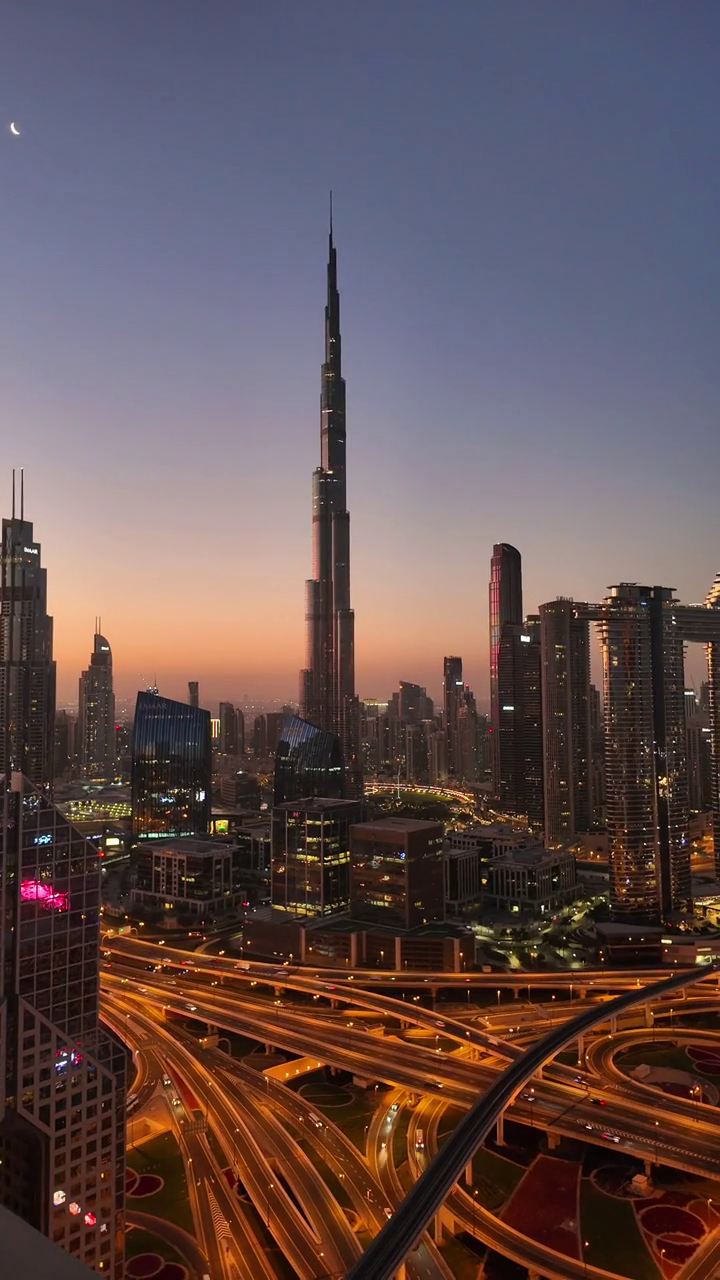
#> input picture images_test/city/frame_000032_sharp690.8.png, 720 x 1280 px, given as the content of the folder data/moose, which was not available
$ python run.py
#> lines starting #> are read from the running program, lines starting #| are printed output that depends on the picture; pictures that were not available may be replaced by others from this repository, and a replacement may not be noted
### dev/sfm-master/sfm/cv.py
import matplotlib.pyplot as plt
import cv2
import numpy as np
from numba import njit

@njit
def to_homogen(p):
    return np.hstack(( p, np.ones((p.shape[0], 1)) ))

# [4 lines left out: function from_homogen, not called in this run]

def read_image(filename, scale):
    # load images
#> called with filename = 'data/moose/frame_000032_sharp690.8.png', scale = 100
    im = cv2.imread(filename)
#> im is the input picture: shape (1280, 720, 3); mean B, G, R 83.7, 82, 100.2

    width = int(im.shape[1] * scale / 100)
#> width = 720
    height = int(im.shape[0] * scale / 100)
#> height = 1280
    dim = (width, height)
#> dim = (720, 1280)

    # resize image
    im = cv2.resize(im, dim, interpolation = cv2.INTER_AREA)

    # Convert to grayscale for contrast enhancement
    if len(im.shape) == 3:
        gray = cv2.cvtColor(im, cv2.COLOR_BGR2GRAY)
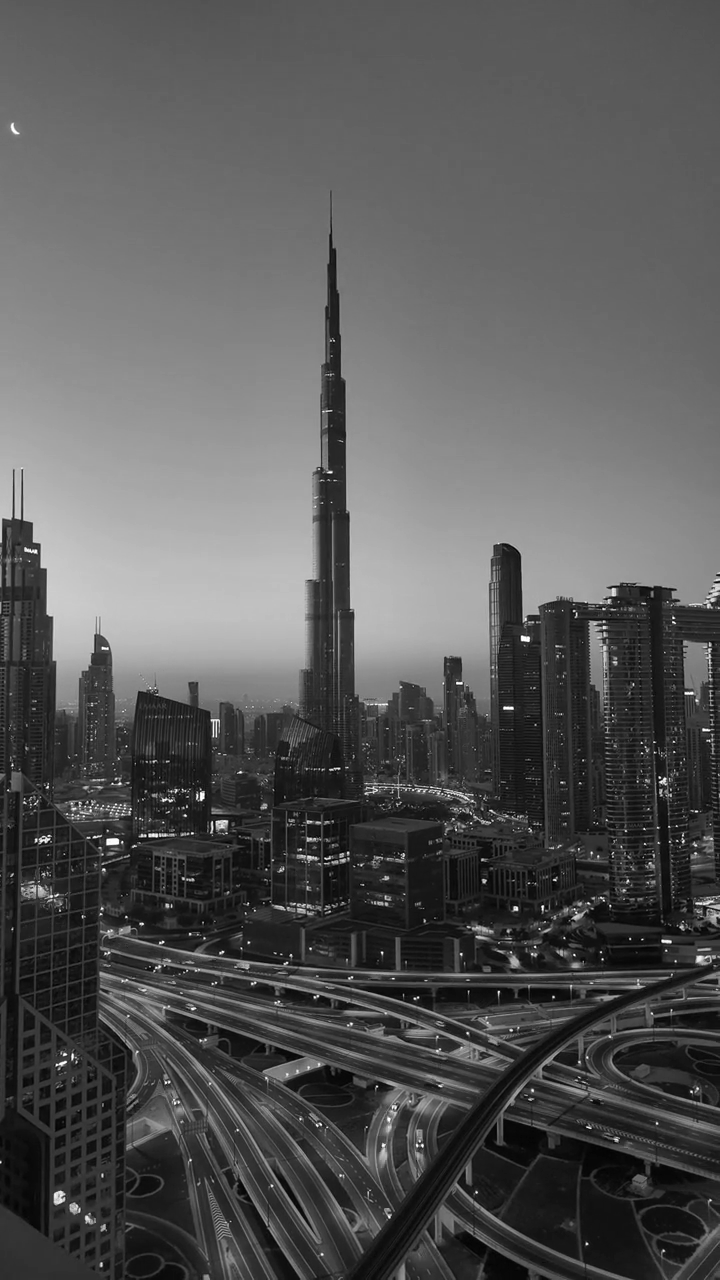
#> gray: shape (1280, 720); min 0, max 255, mean 87.6
    else:
        gray = im

    # Apply CLAHE (Contrast Limited Adaptive Histogram Equalization)
    clahe = cv2.createCLAHE(clipLimit=2.0, tileGridSize=(8, 8))
    enhanced = clahe.apply(gray)
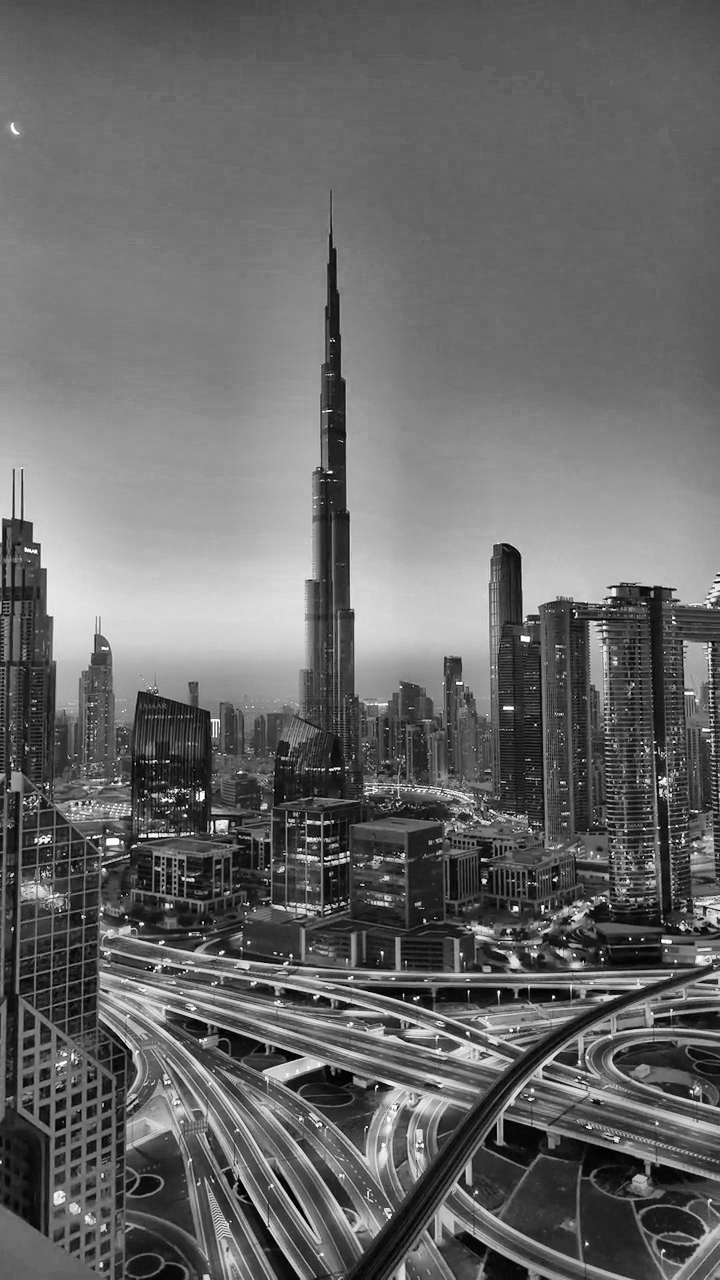
#> enhanced: shape (1280, 720); min 1, max 255, mean 104.8

    # Convert back to BGR if input was color
    if len(im.shape) == 3:
        im = cv2.cvtColor(enhanced, cv2.COLOR_GRAY2BGR)
    else:
        im = enhanced

    return im

# [38 lines left out: functions h, residuals, plotMatches, not called in this run]

### dev/sfm-master/sfm/sfm.py
import numpy as np
import cv2
from numba.typed import List
import open3d as o3d

from .jacobian import jac
from .manifold import SO3_from_vec
from .optimize import levenberg_marquardt
from .cv import residuals

class StructureFromMotion():
    def __init__(self, K, feat="sift"):
        # setup feature matching
        self.feat_type = feat
        if feat == "sift":
            self.feat = cv2.SIFT_create(nfeatures=1000000)
            # Use both matchers to enforce unique matching
            self.flann_matcher = cv2.FlannBasedMatcher()
            self.bf_matcher = cv2.BFMatcher(crossCheck=True)
        elif feat == "orb":
            self.feat = cv2.ORB_create(nfeatures=10000)
            self.bf_matcher = cv2.BFMatcher(cv2.NORM_HAMMING, crossCheck=True)

        # landmark index, camera index, kp, pixel values, des
        feat_size = 128 if self.feat_type == "sift" else 32
        self.measurements = np.zeros((0,1+1+2+3+feat_size), dtype='float32')
        self.landmarks_new = np.zeros((0,1+1+2+3+feat_size), dtype='float32')
        self.num_cam = 0
        self.im = []


        # These transform world coordinates to camera coordinates.
        # To plot, we plot the inverse of this
        self.Ts = np.zeros((0,4,4))
        self.K = K
        self.Ps = np.zeros((0,3))

        # For visualization
        self.vis = None
        self.pc = None
        self.frames = []

    # [23 lines left out: functions num_lm, landmarks, not called in this run]

    def add_image(self, im):
        self.im.append(im)
        # First, we find keypoints
        kp, des = self.feat.detectAndCompute(im,None)
#> kp = 6544 keypoints; strongest (x, y, size): (659, 777, 1.9), (602, 959, 1.9), (499, 992, 2.2), (126, 917, 1.9)
        kp = np.array([k.pt for k in kp])
#> kp = 6544 pairs, first value 2.28 to 717.2, second value 235.7 to 1277.2

        # extract pixels values
        kp_int = np.round(kp).astype('int')
#> kp_int = 6544 pairs, first value 2 to 717, second value 236 to 1277
        pixels = im[kp_int[:,1], kp_int[:,0]]
        if pixels.dtype == 'uint8':
            pixels = pixels / np.max(pixels)

        landmarks_im = np.hstack([
                            np.full((kp.shape[0], 1), np.nan),
                            np.full((kp.shape[0], 1), self.num_cam),
                            kp,
                            pixels,
                            des
                        ]).astype('float32')

        if self.num_cam == 0:
            self.Ts = np.eye(4)[None,:,:]
            self.landmarks_new = landmarks_im
        else:
            # Next, we connect images together
            E, repeated_lm, new_lm = self._register_image(self.num_cam, landmarks_im)

            # # Get an estimate for this frame & new landmarks
            if repeated_lm is None:
                T, Ps = self._pose_from_E(E, *new_lm)
            else:
                T, Ps = self._pose_from_pts(repeated_lm, *new_lm)

            # Update everything
            self.Ts = np.append(self.Ts, T[None,:,:], 0)
            self.Ps = np.append(self.Ps, Ps, 0)
            assert self.Ps.shape[0] == self.num_lm

        self.num_cam += 1

    # [43 lines left out: function plot, not called in this run]

    @property
    def _zs(self):
        # Sort by camera
        args = np.lexsort((self.measurements[:,0], self.measurements[:,1]))
        mm_sorted = self.measurements[args,2:4]
        lm_sorted = self.measurements[args,0]
        cam_sorted = self.measurements[args,1]

        # Get where to split everything
        idx = np.where(np.roll(cam_sorted,1)!=cam_sorted)[0]
        idx = np.append(idx, lm_sorted.shape[0])

        # Organize measurements a bit better
        results = List((lm_sorted[idx[i]:idx[i+1]].astype('int'), mm_sorted[idx[i]:idx[i+1]]) for i in range(len(idx)-1))
        return results

    @property
    def pixels(self):
        # Get where to split everything
        lm = self.measurements[:,0]
        idx = np.where(np.roll(lm,1)!=lm)[0]
        idx = np.append(idx, lm.shape[0])

        # start averaging pixels :)
        pixels = np.array([np.mean(self.measurements[idx[i]:idx[i+1],4:7], axis=0)  for i in range(len(idx)-1)])
        # flip from bgr to rgb
        pixels[:,[0,2]] = pixels[:,[2,0]]
        return pixels

    def optimize(self, tol=1e-4, max_iters=50, verbose=10, line_start=""):
        self.K, self.Ts, self.Ps = levenberg_marquardt(
                                                residuals,
                                                self.K,
                                                self.Ts,
                                                self.Ps,
                                                self._zs,
                                                jac,
                                                max_iters=max_iters,
                                                lam=0.01,
                                                lam_multiplier=4,
                                                tol=tol,
                                                verbose=verbose,
                                                line_start=line_start
                                            )

    def save(self, filename):
        np.savez(filename, K=self.K, P=self.Ps, T=self.Ts, pixels=self.pixels, mm=self.measurements, unmatched=self.landmarks_new)

    # [292 lines left out: functions _add_measurements, _pose_from_E, _pose_from_pts, _match, _register_image, close_loop, not called in this run]


        # TODO: self.landmarks_new was NOT updated from all this!

        # TODO: This only connects existing landmarks, add to it to get all landmarks that hadn't been seen in either image before
        # In my experience there was very few of them
        # Make array with new landmarks
        # new_lm_matches = (landmarks_all[match_idx[new_lm,0]], landmarks_im[match_idx[new_lm,1]])
        # print("\t", np.sum(new_lm), "New landmarks")

        # # Delete landmarks from landmark new we just saw, and add in the ones that didn't match in image
        # not_seen_all = np.delete(landmarks_all, match_idx[:,0], axis=0) # remove matches
        # not_seen_all = not_seen_all[ np.isnan(not_seen_all[:,0]) ] # keep only kp that don't have landmarks
        # not_seen_im = np.delete(landmarks_im, match_idx[:,1], axis=0) # remove all matches from last image
        # self.landmarks_new = np.vstack((not_seen_all, not_seen_im))

### dev/sfm-master/run.py
from sfm.sfm import StructureFromMotion
import numpy as np
import argparse
import os
from sfm.cv import read_image

np.set_printoptions(suppress=True, precision=3) #, edgeitems=30, linewidth=100000)

def run(scale, plot, in_files, outfile, num_images, feat, close_loop, step, init_images):
    # Make sure we have somewhere to save it
    path = os.path.split(outfile)[0]
    if path != "":
        os.makedirs(path, exist_ok=True)

    # Initialize K
    # GoPro basique, ~70° FOV horizontal, images 720x600 croppées
    K_init = np.array([[770.,      0.,     360., 0],
             [  0.,       750.,    300., 0],
             [  0.,        0.,        1., 0    ]])
    K_init[:2] *= scale/100

    # Get all file locations
    valid_imgs = [".jpg", ".png"]
    images = [os.path.join(in_files, f) for f in sorted(os.listdir(in_files)) if os.path.splitext(f)[1].lower() in valid_imgs]

    # Sub-sample images if step > 1
    if step > 1:
        images = images[::step]
        print(f"Using every {step} images: {len(images)} images total")

    # The big dog
    sfm = StructureFromMotion(K_init, feat)

    # Iterate through, lightly optimizing as we add each image
    for i, file in enumerate(images[:num_images]):
        # Add image to sfm
        print(f"Adding image {file}")
        im1 = read_image(file, scale)
        sfm.add_image(im1)

        # Optimize & plot (only after init_images have been added)
        if sfm.num_cam >= init_images:
            print(f"\t Optimizing cam {i} results...")
            sfm.optimize(tol=1, max_iters=5, line_start="\t\t", verbose=1)
            # iteratively save
            temp = os.path.splitext(outfile)
            sfm.save(f"{temp[0]}_{i}{temp[1]}")

            if plot:
                sfm.plot(block=False)

            print()
        else:
            print(f"\t Waiting for {init_images} images before first optimization (currently {sfm.num_cam})")
            print()

    if num_images is None and close_loop:
        sfm.close_loop()

    # More accurate optimization
    print("Optimizing one last time...")
    sfm.optimize(tol=1e-4, max_iters=100, line_start="\t", verbose=1)
#> (the call stopped at in _zs, `results = List((lm_sorted[idx[i]:idx[i+1]].astype('int'), mm_sorted[id..`: numba is not available in this run)

    if outfile:
        sfm.save(outfile)

    print()
    print("~~~~~~~ Finished! ~~~~~~~~~~")

    if plot:
        sfm.plot()


if __name__ == "__main__":
    # Parse through arguments
    # TODO: Way to read initial K in?
    parser = argparse.ArgumentParser(description="Structure from Motion")
    parser.add_argument("-i", "--in_files", type=str, default="data/moose", help="Folder that images are stored in. Images are assumed to be sequentially named.")
    parser.add_argument("-f", "--feat", type=str, default="sift", help="Type of features to use. Options are sift or orb. Defaults to sift.")
    parser.add_argument("-s", "--scale", type=int, default="100", help="Percentage to scale images down to, default = 100.")
    parser.add_argument("-n", "--num_images", type=int, default=None, help="Use first n images. Defaults to all images.")
    parser.add_argument('-p', '--plot', action='store_true', help='Plot data when each image is read in, as well as at end.')
    parser.add_argument("-o", "--outfile", type=str, default="results/out.npz", help="Npz file to save resulting intrinsics, poses, 3d points, and 3d pixel colors to. Defaults to out.npz.")
    parser.add_argument("--close-loop", action="store_true", default=False, help="Close the loop by matching last image to first (for 360° objects). Disable for linear travelling shots.")
    parser.add_argument("--step", type=int, default=1, help="Use every Nth image (e.g., --step 5 takes 1 image every 5). Default=1 (all images).")
    parser.add_argument("--init-images", type=int, default=2, help="Number of images to add before first optimization. Default=2. Try 5-10 for better initialization.")
    args = vars(parser.parse_args())
#> (the run stopped early here; a loop or call above may not have finished)

$ run again, on images_test/city/frame_000060_sharp690.7.png
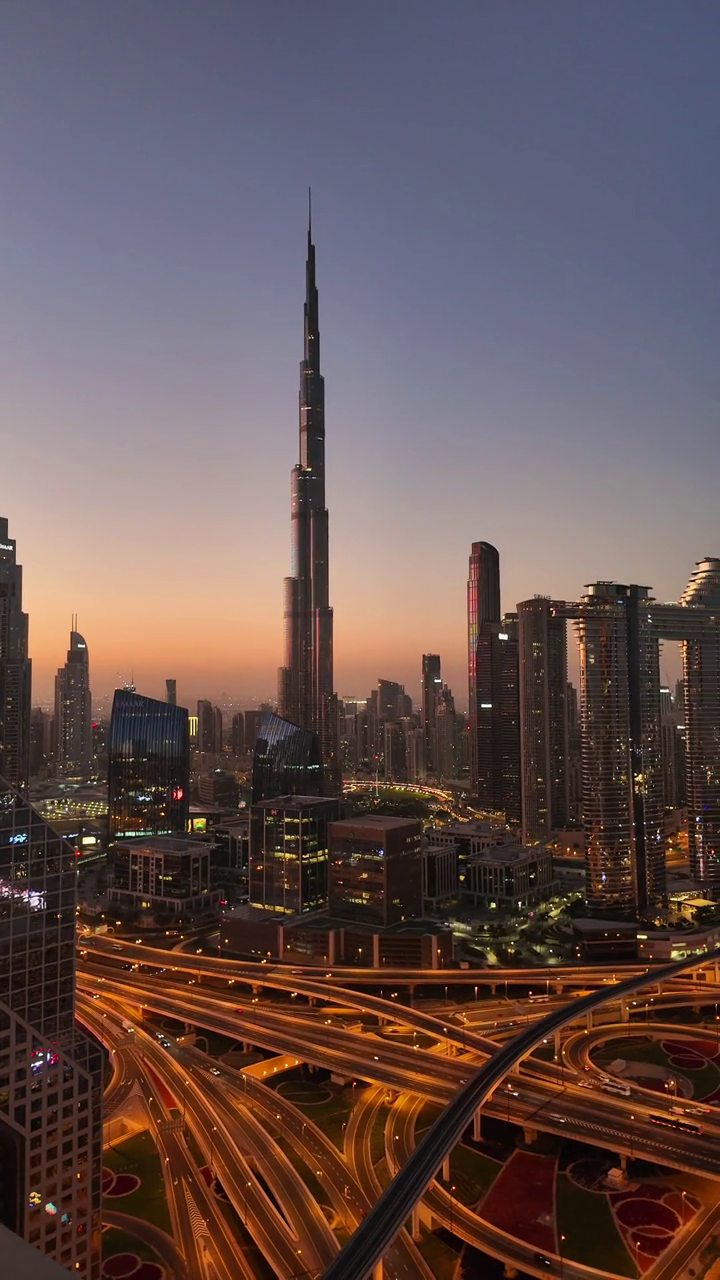
#> input picture images_test/city/frame_000060_sharp690.7.png, 720 x 1280 px, given as the content of the folder data/moose, which was not available
#> in read_image, im is the input picture: shape (1280, 720, 3); mean B, G, R 83.1, 83.5, 101.9
#> in read_image, `gray = cv2.cvtColor(im, cv2.COLOR_BGR2GRAY)`:
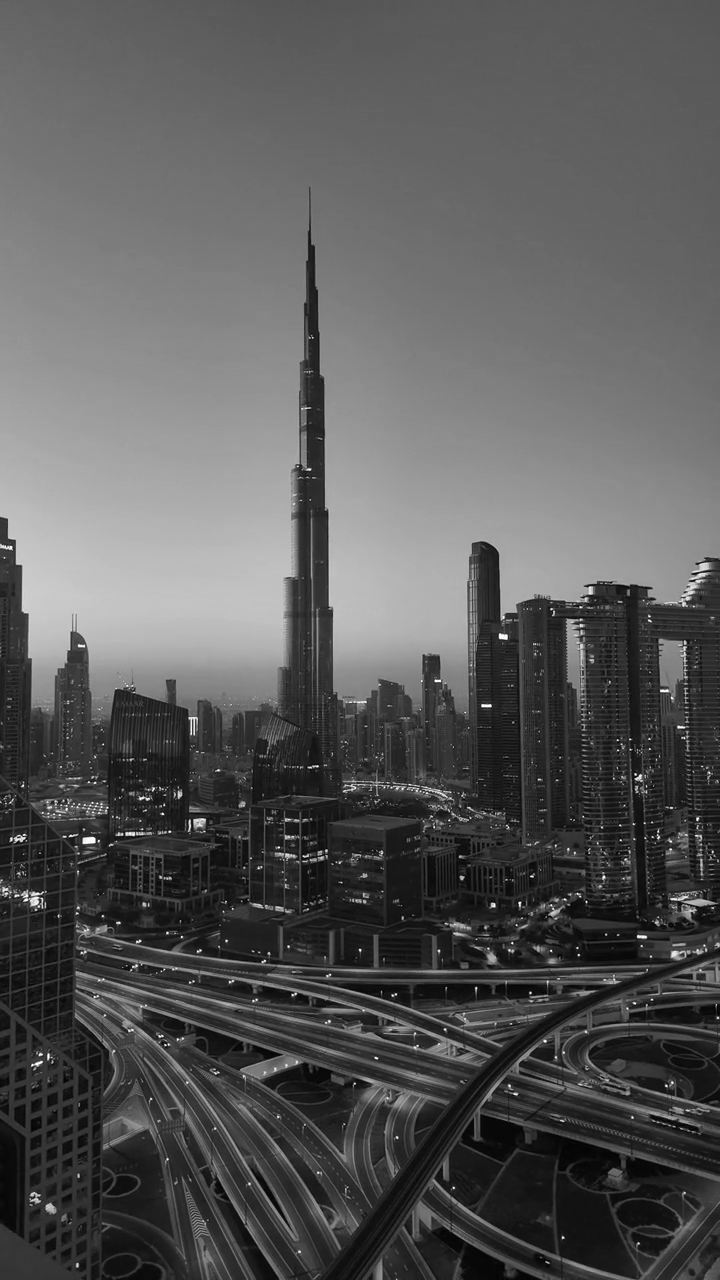
#> gray: shape (1280, 720); min 0, max 255, mean 88.9
#> in read_image, `enhanced = clahe.apply(gray)`:
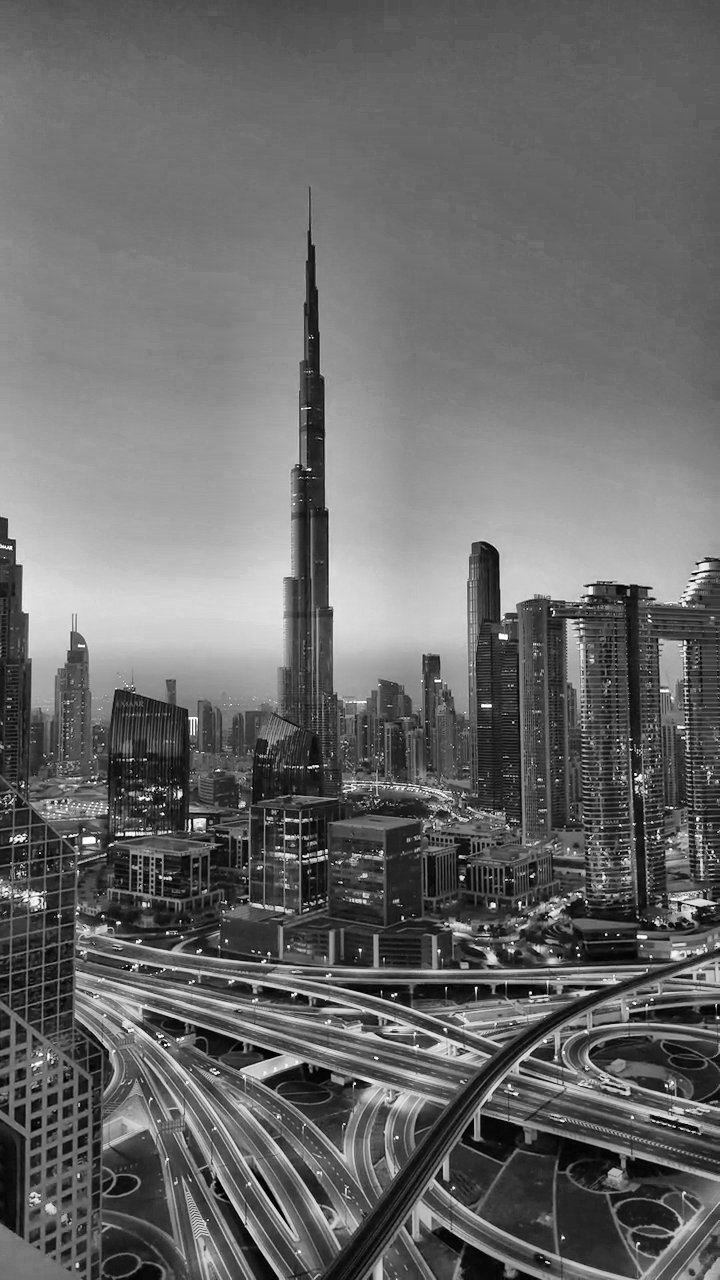
#> enhanced: shape (1280, 720); min 1, max 255, mean 105.8
#> in add_image, `kp, des = self.feat.detectAndCompute(im,None)`: kp = 6434 keypoints; strongest (x, y, size): (530, 993, 2), (579, 955, 1.9), (476, 988, 2), (163, 814, 2)
#> in add_image, `kp = np.array([k.pt for k in kp])`: kp = 6434 pairs, first value 2.25 to 717.1, second value 232.4 to 1277.2
#> kp_int = 6434 pairs, first value 2 to 717, second value 232 to 1277
